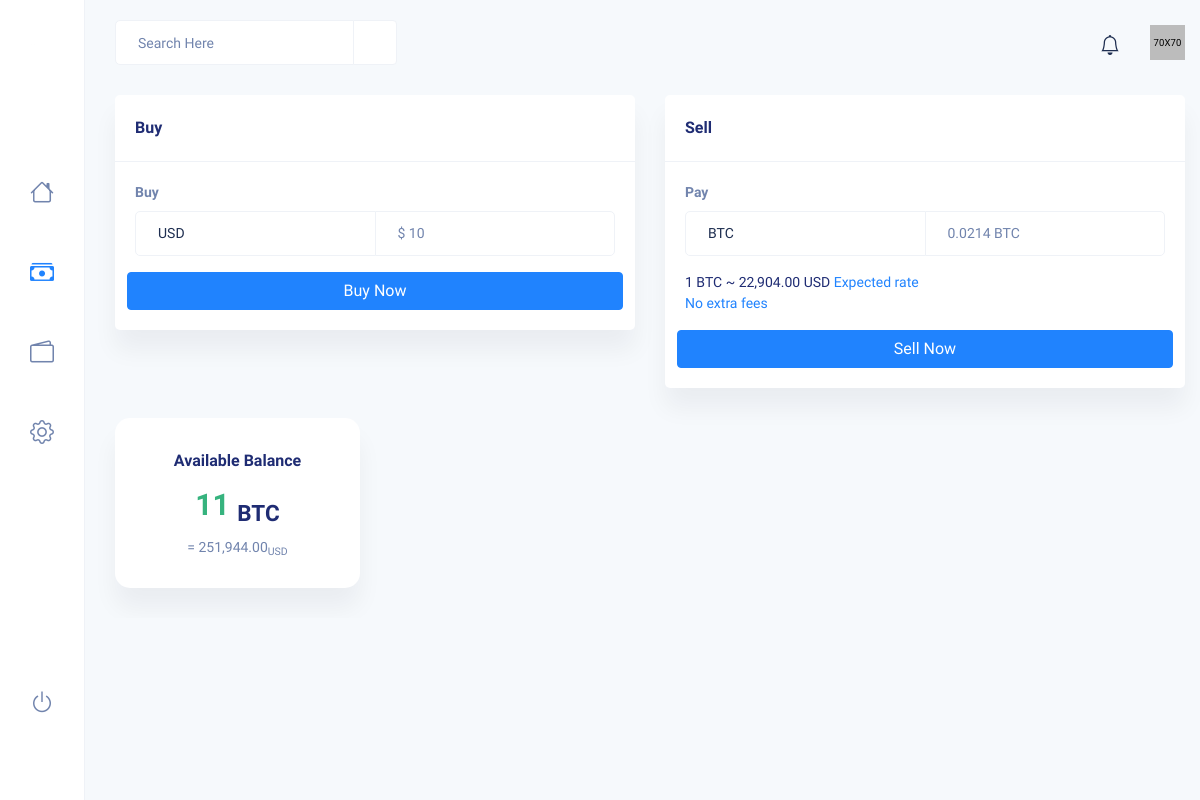
/Wallet/tradebtc.php (signed in), run on the app's committed database.
### tables this page shows
CREATE TABLE `Bitcoin` (
  `ID` int(11) NOT NULL,
  `value` int(11) DEFAULT NULL
);

CREATE TABLE `BitcoinWallet` (
  `ID` int(11) NOT NULL,
  `ammount` int(11) DEFAULT NULL,
  `Address` varchar(40) NOT NULL
);

### Wallet/tradebtc.php (the view, shortened to what this page needs)
<?php
$connection = mysqli_connect("localhost","root","","Cripto");
$ID = $_SESSION['id'];
global $lastValue;
global $criptoWallet;
$btc = "SELECT * FROM Bitcoin ORDER BY ID DESC LIMIT 1";
$resultbtc = mysqli_query($connection, $btc);
if (mysqli_num_rows($resultbtc) > 0) {
    while($row = mysqli_fetch_assoc($resultbtc)) {
        $lastValue = $row["value"];
    }
} else {
    echo "0 results";
}
$cripto = "SELECT * FROM BitcoinWallet WHERE ID = '$ID'";
$resultwallet = mysqli_query($connection, $cripto);
if (mysqli_num_rows($resultwallet) > 0) {
    while($row = mysqli_fetch_assoc($resultwallet)) {
        $criptoWallet = $row["ammount"];
    }
} else {
    echo "0 results";
}
?>
<!DOCTYPE html>
<html lang="en">
  <head>
    <link rel="stylesheet" href="../css/style.css" />
  </head>
  <body class="dashboard">
    <div id="main-wrapper">
      <div class="header bg-light">
        <div class="container-fluid">
          <div class="row">
            <div class="col-xxl-12">
              <div class="header-content">
                <div class="header-left">
                  <div class="search">
                    <form action="#">
                      <div class="input-group">
                        <input
                          type="text"
                          class="form-control"
                          placeholder="Search Here"
                        />
                        <span class="input-group-text"
                          ><i class="icofont-search"></i
                        ></span>
                      </div>
                    </form>
                  </div>
                </div>
                <div class="header-right">
                  <div class="notification dropdown">
                    <div class="notify-bell" data-toggle="dropdown">
                      <span><i class="bi bi-bell"></i></span>
                    </div>
                  </div>
                  <div class="profile_log dropdown">
                    <div class="user" data-toggle="dropdown">
                      <span class="thumb"
                        ><img src="../images/profile/2.png" alt=""
                      /></span>
                    </div>
                  </div>
                </div>
              </div>
            </div>
          </div>
        </div>
      </div>
      <div class="sidebar">
        <div class="brand-logo">
          <a href="../index.php"
            ><img src="../images/logow.png" alt="" width="30" />
          </a>
        </div>
        <div class="menu">
          <ul>
            <li>
              <a
                href="../User/dashboard.php"
                data-toggle="tooltip"
                data-placement="right"
                title="Home"
              >
                <span><i class="bi bi-house"></i></span>
              </a>
            </li>
            <li>
              <a
                href="tradebtc.php"
                data-toggle="tooltip"
                data-placement="right"
                title="Trade"
              >
                <span><i class="bi bi-cash-stack"></i></span>
              </a>
            </li>
            <li>
              <a
                href="wallet.php"
                data-toggle="tooltip"
                data-placement="right"
                title="Wallet"
              >
                <span><i class="bi bi-wallet2"></i></span>
              </a>
            </li>
            <li>
              <a
                href="../User/settings-profile.php"
                data-toggle="tooltip"
                data-placement="right"
                title="Settings"
                id="settings"
              >
                <span><i class="bi bi-gear"></i></span>
              </a>
            </li>
            <li class="logout">
              <a
                href="../login/signin.php"
                data-toggle="tooltip"
                data-placement="right"
                title="Signout"
              >
                <span><i class="bi bi-power"></i></span>
              </a>
            </li>
          </ul>
          <p class="copyright">&#169; <a href="#">Qkit</a></p>
        </div>
      </div>
      <div class="content-body">
        <div class="container-fluid">
          <div class="row">
            <div class="col-xxl-3 col-xl-6">
              <div class="card">
                <div class="card-header">
                  <h4 class="card-title">Buy</h4>
                </div>
                <div class="card-body">
                    <form
                            name="myform"
                            class="currency_validate trade-form row g-3"
                            action="buybtc.php"
                            method="post"
                    >
                        <div class="col-12">
                            <label class="form-label">Buy</label>
                            <div class="input-group">
                                <select class="form-control" name="buy_currency">
                                    <option value="USD">USD</option>
                                </select>
                                <input
                                        type="number"
                                        class="form-control"
                                        placeholder="$ 10"
                                        name="buy"
                                />
                            </div>
                        </div>
                        <button type="submit" class="btn btn-primary btn-block" name="BuyCripto">Buy Now</button>
                    </form>
                </div>
              </div>
            </div>
            <div class="col-xxl-3 col-xl-6">
              <div class="card">
                <div class="card-header">
                  <h4 class="card-title">Sell</h4>
                </div>
                <div class="card-body">
                    <form
                            name="myform"
                            class="currency_validate trade-form row g-3"
                            action="buybtc.php"
                            method="post"
                    >
                        <div class="col-12">
                            <label class="form-label">Pay</label>
                            <div class="input-group">
                                <select class="form-control" name="method">
                                    <option value="bank">BTC</option>
                                </select>
                                <input
                                        type="number"
                                        name="sellval"
                                        class="form-control"
                                        placeholder="0.0214 BTC"
                                />
                            </div>
                        </div>
                        <p class="mb-0">
                            1 BTC ~ <?php
                            echo number_format($lastValue,2);?> USD
                            <a href="#">Expected rate <br />No extra fees</a>
                        </p>
                        <button type="submit" class="btn btn-primary btn-block" name="SellCripto">Sell Now</button>
                    </form>
                </div>
              </div>
            </div>
              <div class="col-xxl-3 col-xl-3 col-lg-6 col-md-6 col-sm-6">
                  <div class="wallet-widget card">
                      <h5>Available Balance</h5>
                      <h2><span class="text-success"><?php
                              echo $criptoWallet;
                              ?></span> <sub>BTC</sub></h2>
                      <p>= <?php
                          echo number_format(floatval($criptoWallet) * floatval($lastValue),2);
                          ?><sub>USD</sub></p>
                  </div>
              </div>
  </body>
</html>

### data on the page
bitcoin: value "22,904.00"
bitcoinwallet: ammount "11", floatval($criptoWallet)*floatval($lastValue) "251,944.00"
